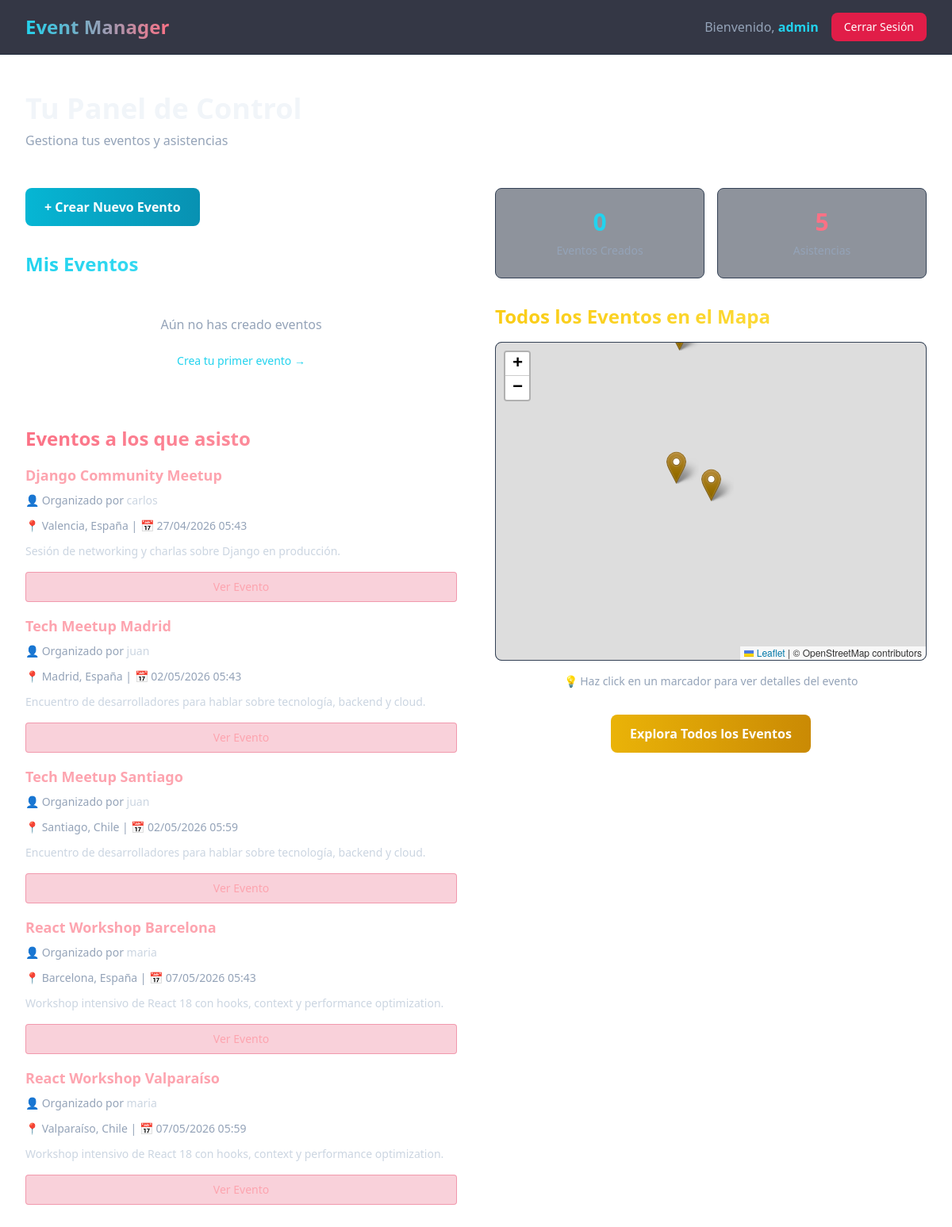
The app's page / (signed in) with its own data.
### events/models.py (models this page shows, shortened)
class Event(models.Model):
    id = models.UUIDField(primary_key=True, default=uuid.uuid4, editable=False)
    title = models.CharField(max_length=255)
    description = models.TextField()
    date = models.DateTimeField()
    location = models.CharField(max_length=255)
    latitude = models.DecimalField(max_digits=9, decimal_places=6, null=True, blank=True)
    longitude = models.DecimalField(max_digits=9, decimal_places=6, null=True, blank=True)
    creator = models.ForeignKey(User, on_delete=models.CASCADE, related_name='created_events')

### config/views.py (the view)
# urls.py: 2. Add a URL to urlpatterns:  path('', views.home, name='home')
def home(request):
    sections = [
        {
            'title': 'Qué incluye',
            'items': [
                'CRUD de eventos y asistencias',
                'Autenticación JWT y sesión para la UI',
                'Documentación OpenAPI con Swagger y ReDoc',
            ],
        },
        {
            'title': 'Endpoints clave',
            'items': [
                'POST /api/token/',
                'GET /api/events/',
                'GET /api/schema/',
            ],
        },
        {
            'title': 'Enlaces útiles',
            'items': [
                'Swagger UI en /api/docs/',
                'ReDoc en /api/redoc/',
                'Todos los eventos en el mapa',
            ],
        },
    ]
    context = {
        'project_name': 'Event Manager',
        'tagline': 'Una API limpia para organizar eventos, asistentes y autenticación en un solo lugar.',
        'sections': sections,
    }
    if request.user.is_authenticated:
        upcoming_events = Event.objects.filter(
            attendees__user=request.user
        ).distinct().order_by('date')[:5]
        my_events = Event.objects.filter(creator=request.user).order_by('date')[:5]
        context.update({
            'user': request.user,
            'upcoming_events': upcoming_events,
            'my_events': my_events,
        })
        return render(request, 'dashboard.html', context)
    else:
        return render(request, 'home.html', context)

### templates/dashboard.html (shortened to what this page needs)
<!DOCTYPE html>
<html lang="es">
<head>
    <script src="https://cdn.tailwindcss.com"></script>
    <link rel="stylesheet" href="https://unpkg.com/leaflet@1.9.4/dist/leaflet.css" />
</head>
<body class="text-slate-100">
    <nav class="sticky top-0 z-50 bg-slate-950/80 border-b border-slate-800 backdrop-blur-md">
        <div class="max-w-7xl mx-auto px-4 sm:px-6 lg:px-8 py-4 flex items-center justify-between">
            <a href="{% url 'home' %}" class="text-2xl font-bold text-transparent bg-clip-text bg-gradient-to-r from-cyan-400 to-rose-400">
            </a>
            <div class="flex items-center gap-4">
                <span class="text-slate-400">Bienvenido, <span class="text-cyan-400 font-semibold">{{ user.username }}</span></span>
                <a href="{% url 'user_logout' %}" class="px-4 py-2 text-sm font-medium text-white bg-rose-600 hover:bg-rose-700 rounded-lg transition-colors">
                    Cerrar Sesión
                </a>
            </div>
        </div>
    </nav>
    <div class="max-w-7xl mx-auto px-4 sm:px-6 lg:px-8 py-12">
        <div class="mb-12">
            <h1 class="text-4xl font-bold mb-2">Tu Panel de Control</h1>
            <p class="text-slate-400">Gestiona tus eventos y asistencias</p>
        </div>
        <div class="grid grid-cols-1 lg:grid-cols-2 gap-12">
            <div class="space-y-8">
                <div>
                    <a href="{% url 'create_event' %}" class="inline-block px-6 py-3 font-semibold text-white rounded-lg transition-all duration-300 bg-gradient-to-r from-cyan-500 to-cyan-600 hover:from-cyan-400 hover:to-cyan-500 transform hover:scale-105 active:scale-95">
                        + Crear Nuevo Evento
                    </a>
                </div>
                <div>
                    <h2 class="text-2xl font-bold mb-4 text-transparent bg-clip-text bg-gradient-to-r from-cyan-400 to-cyan-300">
                    </h2>
                    {% if my_events %}
                        <div class="space-y-4">
                            {% for event in my_events %}
                            <div class="event-card">
                                <h3 class="text-lg font-semibold text-cyan-300 mb-2">{{ event.title }}</h3>
                                <p class="text-slate-400 text-sm mb-3">
                                    📍 {{ event.location }} | 📅 {{ event.date|date:"d/m/Y H:i" }}
                                </p>
                                <p class="text-slate-300 text-sm mb-4">{{ event.description|truncatewords:20 }}</p>
                                <div class="flex gap-2">
                                    <a href="/event/{{ event.id }}/" class="flex-1 px-3 py-2 text-center text-sm font-medium bg-cyan-600/20 text-cyan-300 border border-cyan-600/30 rounded hover:bg-cyan-600/30 transition-colors">
                                        Ver Evento
                                    </a>
                                    <a href="{% url 'edit_event' event.id %}" class="flex-1 px-3 py-2 text-center text-sm font-medium bg-slate-700/20 text-slate-300 border border-slate-600/30 rounded hover:bg-slate-700/30 transition-colors">
                                        Editar
                                    </a>
                                </div>
                            </div>
                            {% endfor %}
                        </div>
                    {% else %}
                        <div class="event-card text-center py-8">
                            <p class="text-slate-400">Aún no has creado eventos</p>
                            <a href="{% url 'create_event' %}" class="mt-4 inline-block px-4 py-2 text-sm font-medium text-cyan-400 hover:text-cyan-300 transition-colors">
                                Crea tu primer evento →
                            </a>
                        </div>
                    {% endif %}
                </div>
                <div>
                    <h2 class="text-2xl font-bold mb-4 text-transparent bg-clip-text bg-gradient-to-r from-rose-400 to-rose-300">
                    </h2>
                    {% if upcoming_events %}
                        <div class="space-y-4">
                            {% for event in upcoming_events %}
                            <div class="event-card">
                                <h3 class="text-lg font-semibold text-rose-300 mb-2">{{ event.title }}</h3>
                                <p class="text-slate-400 text-sm mb-3">
                                    👤 Organizado por <span class="text-slate-300">{{ event.creator.username }}</span>
                                </p>
                                <p class="text-slate-400 text-sm mb-3">
                                    📍 {{ event.location }} | 📅 {{ event.date|date:"d/m/Y H:i" }}
                                </p>
                                <p class="text-slate-300 text-sm mb-4">{{ event.description|truncatewords:20 }}</p>
                                <a href="/event/{{ event.id }}/" class="block w-full px-3 py-2 text-center text-sm font-medium bg-rose-600/20 text-rose-300 border border-rose-600/30 rounded hover:bg-rose-600/30 transition-colors">
                                    Ver Evento
                                </a>
                            </div>
                            {% endfor %}
                        </div>
                    {% endif %}
                </div>
            </div>
            <div class="space-y-8">
                <div class="grid grid-cols-2 gap-4">
                    <div class="bg-slate-800/50 border border-slate-700 rounded-lg p-6 text-center">
                        <div class="text-3xl font-bold text-cyan-400">{{ my_events|length }}</div>
                        <div class="text-sm text-slate-400 mt-2">Eventos Creados</div>
                    </div>
                    <div class="bg-slate-800/50 border border-slate-700 rounded-lg p-6 text-center">
                        <div class="text-3xl font-bold text-rose-400">{{ upcoming_events|length }}</div>
                        <div class="text-sm text-slate-400 mt-2">Asistencias</div>
                    </div>
                </div>
                <div>
                    <h2 class="text-2xl font-bold mb-4 text-transparent bg-clip-text bg-gradient-to-r from-yellow-400 to-yellow-300">
                    </h2>
                    <div class="bg-slate-800/50 border border-slate-700 rounded-lg overflow-hidden">
                        <div id="map" class="map-container"></div>
                    </div>
                    <p class="text-slate-400 text-sm mt-4 text-center">
                        💡 Haz click en un marcador para ver detalles del evento
                    </p>
                </div>
                <div class="text-center">
                    <a href="/" class="inline-block px-6 py-3 font-semibold text-white rounded-lg transition-all duration-300 bg-gradient-to-r from-yellow-500 to-yellow-600 hover:from-yellow-400 hover:to-yellow-500 transform hover:scale-105 active:scale-95">
                        Explora Todos los Eventos
                    </a>
                </div>
            </div>
        </div>
    </div>
</body>
</html>

### templates/dashboard.html (style rules this page uses)
:root { --cyan: #06b6d4; --rose: #f43f5e; --gold: #fbbf24; }
body { @apply bg-gradient-to-br from-slate-950 via-slate-900 to-slate-950; }
.map-container { height: 400px; border-radius: 0.5rem; overflow: hidden; }
.event-card { @apply bg-slate-800/50 border border-slate-700 rounded-lg p-6 hover:border-cyan-500/50 transition-all duration-300; }

### records on screen
Event: title "Django Community Meetup", creator.username "carlos", location "Valencia, España", date "27/04/2026 05:43", description "Sesión de networking y charlas sobre Django en producción."
Event: title "Tech Meetup Madrid", creator.username "juan", location "Madrid, España", date "02/05/2026 05:43", description "Encuentro de desarrolladores para hablar sobre tecnología, backend y cloud."
Event: title "Tech Meetup Santiago", creator.username "juan", location "Santiago, Chile", date "02/05/2026 05:59", description "Encuentro de desarrolladores para hablar sobre tecnología, backend y cloud."
Event: title "React Workshop Barcelona", creator.username "maria", location "Barcelona, España", date "07/05/2026 05:43", description "Workshop intensivo de React 18 con hooks, context y performance optimization."
Event: title "React Workshop Valparaíso", creator.username "maria", location "Valparaíso, Chile", date "07/05/2026 05:59", description "Workshop intensivo de React 18 con hooks, context y performance optimization."

### other values on screen
{{ user.username }} "admin"
